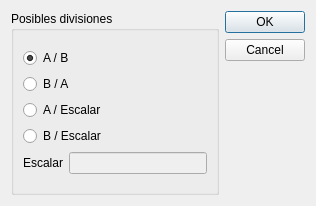
<?xml version="1.0" encoding="UTF-8"?>
<ui version="4.0">
 <class>Dialog</class>
 <widget class="QDialog" name="Dialog">
  <property name="geometry">
   <rect>
    <x>0</x>
    <y>0</y>
    <width>316</width>
    <height>206</height>
   </rect>
  </property>
  <property name="windowTitle">
   <string>Dialog</string>
  </property>
  <layout class="QGridLayout" name="gridLayout_2">
   <item row="0" column="0">
    <widget class="QGroupBox" name="groupBox">
     <property name="title">
      <string>Posibles divisiones</string>
     </property>
     <layout class="QGridLayout" name="gridLayout">
      <item row="0" column="0">
       <layout class="QVBoxLayout" name="verticalLayout_2">
        <item>
         <layout class="QVBoxLayout" name="verticalLayout">
          <item>
           <widget class="QRadioButton" name="rdb_AB">
            <property name="text">
             <string>A / B</string>
            </property>
            <property name="checked">
             <bool>true</bool>
            </property>
           </widget>
          </item>
          <item>
           <widget class="QRadioButton" name="rdb_BA">
            <property name="text">
             <string>B / A</string>
            </property>
           </widget>
          </item>
          <item>
           <widget class="QRadioButton" name="rdb_AE">
            <property name="text">
             <string>A / Escalar</string>
            </property>
           </widget>
          </item>
          <item>
           <widget class="QRadioButton" name="rdb_BE">
            <property name="text">
             <string>B / Escalar</string>
            </property>
           </widget>
          </item>
         </layout>
        </item>
        <item>
         <layout class="QHBoxLayout" name="horizontalLayout">
          <item>
           <widget class="QLabel" name="label">
            <property name="text">
             <string>Escalar</string>
            </property>
           </widget>
          </item>
          <item>
           <widget class="QLineEdit" name="txt_Escalar">
            <property name="enabled">
             <bool>false</bool>
            </property>
            <property name="dragEnabled">
             <bool>false</bool>
            </property>
            <property name="clearButtonEnabled">
             <bool>false</bool>
            </property>
           </widget>
          </item>
         </layout>
        </item>
       </layout>
      </item>
     </layout>
    </widget>
   </item>
   <item row="0" column="1">
    <widget class="QDialogButtonBox" name="buttonBox">
     <property name="orientation">
      <enum>Qt::Vertical</enum>
     </property>
     <property name="standardButtons">
      <set>QDialogButtonBox::Cancel|QDialogButtonBox::Ok</set>
     </property>
    </widget>
   </item>
  </layout>
 </widget>
 <resources/>
 <connections>
  <connection>
   <sender>buttonBox</sender>
   <signal>accepted()</signal>
   <receiver>Dialog</receiver>
   <slot>accept()</slot>
   <hints>
    <hint type="sourcelabel">
     <x>248</x>
     <y>254</y>
    </hint>
    <hint type="destinationlabel">
     <x>157</x>
     <y>274</y>
    </hint>
   </hints>
  </connection>
  <connection>
   <sender>buttonBox</sender>
   <signal>rejected()</signal>
   <receiver>Dialog</receiver>
   <slot>reject()</slot>
   <hints>
    <hint type="sourcelabel">
     <x>316</x>
     <y>260</y>
    </hint>
    <hint type="destinationlabel">
     <x>286</x>
     <y>274</y>
    </hint>
   </hints>
  </connection>
 </connections>
</ui>
